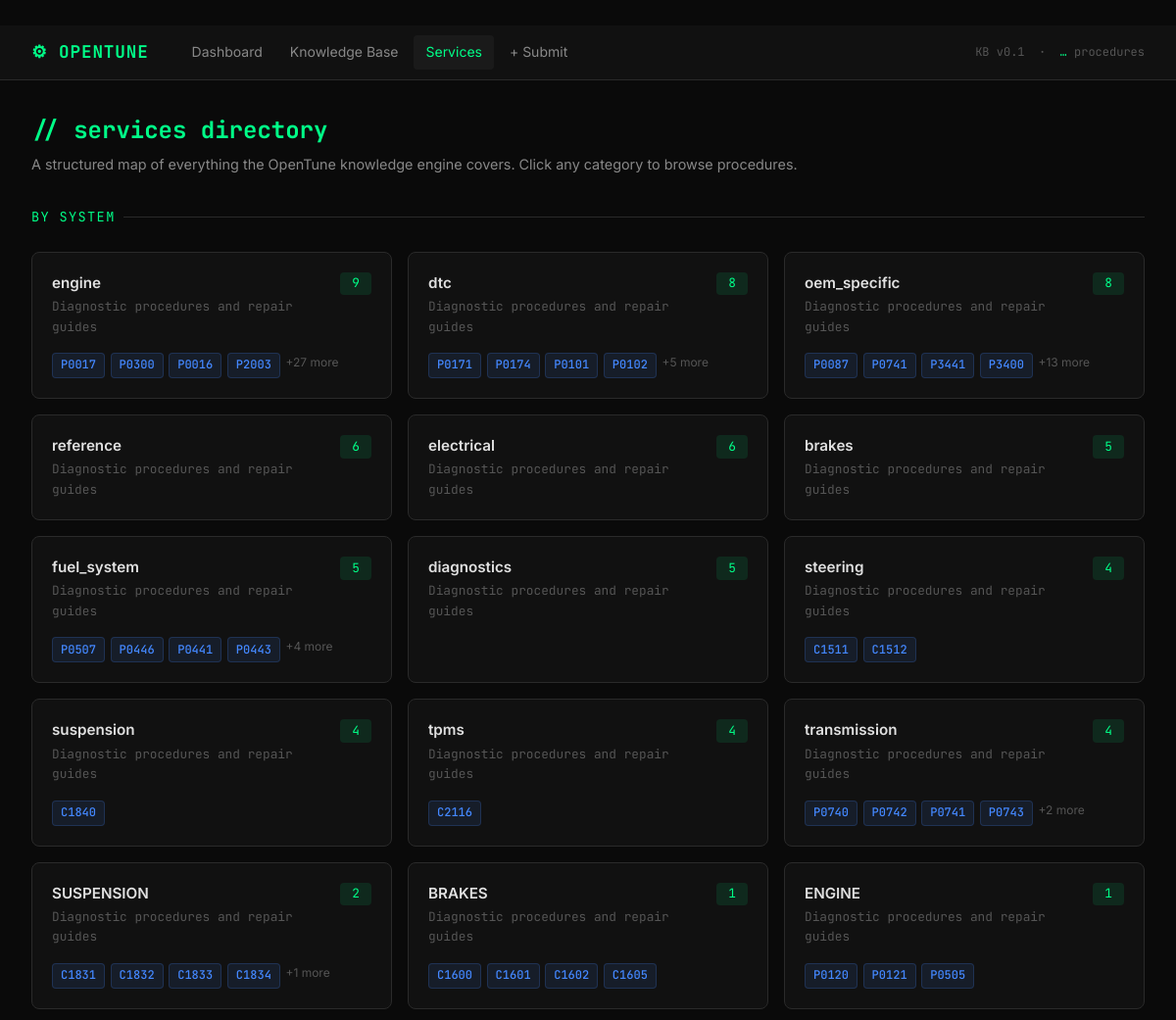
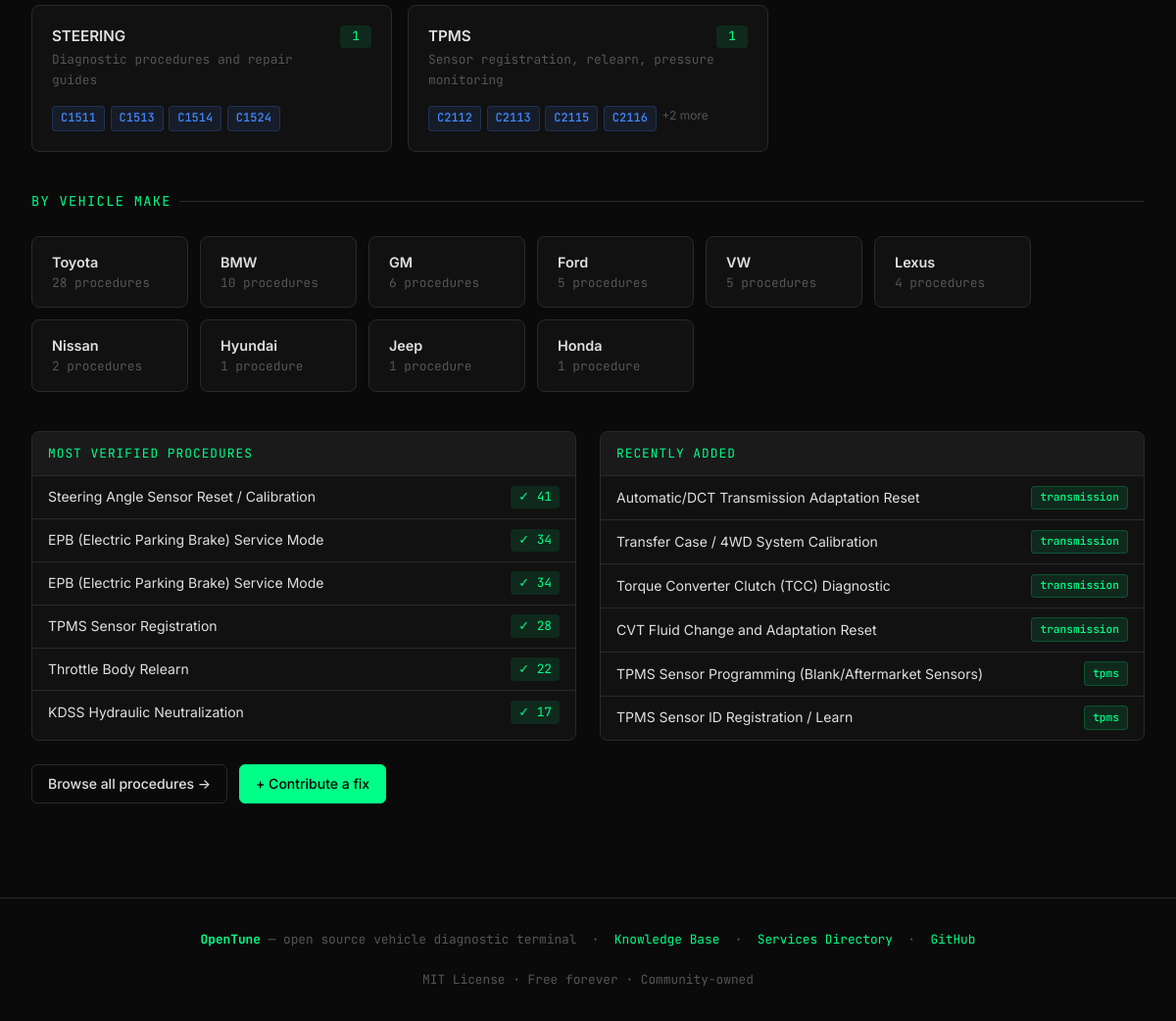
/services, run on the app's committed database (2 pictures, top to bottom).
### tables this page shows
CREATE TABLE procedures (
                id                TEXT PRIMARY KEY,
                title             TEXT,
                system            TEXT,
                make_family       TEXT,
                make              TEXT,
                model             TEXT,
                year_min          INTEGER,
                year_max          INTEGER,
                dtc_codes         TEXT DEFAULT '[]',
                symptoms          TEXT DEFAULT '[]',
                steps             TEXT DEFAULT '[]',
                outcome_summary   TEXT,
                verified_count    INTEGER DEFAULT 0,
                vehicles_confirmed TEXT DEFAULT '[]',
                confidence        REAL DEFAULT 0.0,
                contributor       TEXT DEFAULT 'opentune_seed',
                created_at        TEXT,
                updated_at        TEXT,
                embedding         BLOB
            );

### api/main.py (the view)
@app.get("/services", response_class=HTMLResponse)
def web_services(request: Request):
    procs = get_all_procedures()
    system_map: dict[str, list] = {}
    for p in procs:
        s = p.get("system") or "Other"
        system_map.setdefault(s, []).append(p)
    categories = []
    for sys_name, sys_procs in sorted(system_map.items(), key=lambda x: -len(x[1])):
        dtcs = []
        for p in sys_procs:
            codes = p.get("dtc_codes")
            if isinstance(codes, str):
                try: codes = json.loads(codes)
                except: codes = []
            dtcs.extend(codes or [])
        dtcs = list(dict.fromkeys(dtcs))
        categories.append({
            "system": sys_name,
            "count": len(sys_procs),
            "description": _SYSTEM_DESC.get(sys_name, "Diagnostic procedures and repair guides"),
            "dtcs": dtcs,
        })
    make_map: dict[str, int] = {}
    for p in procs:
        m = p.get("make") or ""
        if m:
            make_map[m] = make_map.get(m, 0) + 1
    makes = [{"make": k, "count": v} for k, v in sorted(make_map.items(), key=lambda x: -x[1])]
    top_verified = sorted(
        [_summary(p) for p in procs if (p.get("verified_count") or 0) > 0],
        key=lambda x: x.get("verified_count") or 0, reverse=True
    )[:6]
    recent = [_summary(p) for p in reversed(procs[-6:])]
    return _templates.TemplateResponse(request=request, name="services.html", context={
        "active": "services", "categories": categories, "makes": makes,
        "top_verified": top_verified, "recent": recent,
    })

### web/templates/services.html (shortened to what this page needs)
﻿{% extends "base.html" %}
{% block content %}
<div class="container">
  <div class="page-header">
    <h1>// services directory</h1>
    <p>A structured map of everything the OpenTune knowledge engine covers. Click any category to browse procedures.</p>
  </div>
  <div class="proc-section-title" style="margin-bottom:1.5rem;">By System</div>
  <div class="cards-grid" style="margin-bottom:2.5rem;">
    {% for cat in categories %}
    <a href="/browse?system={{ cat.system }}" class="proc-card" style="text-decoration:none;">
      <div style="display:flex; justify-content:space-between; align-items:flex-start;">
        <div>
          <div class="proc-card-title">{{ cat.system }}</div>
          <div style="font-size:0.8rem; color:var(--text-muted); margin-top:0.25rem; font-family:var(--font);">{{ cat.description }}</div>
        </div>
        <span class="top-list-count" style="min-width:32px; text-align:center;">{{ cat.count }}</span>
      </div>
      {% if cat.dtcs %}
      <div style="display:flex; flex-wrap:wrap; gap:0.35rem; margin-top:0.25rem;">
        {% for dtc in cat.dtcs[:4] %}
        <span class="tag tag-dtc">{{ dtc }}</span>
        {% endfor %}
        {% if cat.dtcs|length > 4 %}<span style="font-size:0.75rem;color:var(--text-muted);">+{{ cat.dtcs|length - 4 }} more</span>{% endif %}
      </div>
      {% endif %}
    </a>
    {% endfor %}
  </div>
  {% if makes %}
  <div class="proc-section-title" style="margin-bottom:1.5rem;">By Vehicle Make</div>
  <div style="display:flex; flex-wrap:wrap; gap:0.75rem; margin-bottom:2.5rem;">
    {% for item in makes %}
    <a href="/browse?make={{ item.make }}" class="proc-card" style="text-decoration:none; flex-direction:row; align-items:center; gap:1rem; padding:0.875rem 1.25rem; min-width:160px;">
      <div>
        <div style="font-weight:600; font-size:0.9rem;">{{ item.make or "Universal" }}</div>
        <div style="font-size:0.8rem; color:var(--text-muted); font-family:var(--font);">{{ item.count }} procedure{{ 's' if item.count != 1 else '' }}</div>
      </div>
    </a>
    {% endfor %}
  </div>
  {% endif %}
  <div class="grid-2">
    <div class="top-list">
      <div class="top-list-header">Most Verified Procedures</div>
      {% for proc in top_verified %}
      <a href="/procedure/{{ proc.id }}" class="top-list-item" style="text-decoration:none;color:inherit;">
        <span style="flex:1;overflow:hidden;text-overflow:ellipsis;white-space:nowrap;">{{ proc.title }}</span>
        <span class="top-list-count">✓ {{ proc.verified_count }}</span>
      </a>
      {% else %}
      <div class="top-list-item" style="color:var(--text-muted)">None verified yet</div>
      {% endfor %}
    </div>
    <div class="top-list">
      <div class="top-list-header">Recently Added</div>
      {% for proc in recent %}
      <a href="/procedure/{{ proc.id }}" class="top-list-item" style="text-decoration:none;color:inherit;">
        <span style="flex:1;overflow:hidden;text-overflow:ellipsis;white-space:nowrap;">{{ proc.title }}</span>
        {% if proc.system %}<span class="tag tag-system" style="font-size:0.7rem;">{{ proc.system }}</span>{% endif %}
      </a>
      {% else %}
      <div class="top-list-item" style="color:var(--text-muted)">No procedures yet</div>
      {% endfor %}
    </div>
  </div>
  <div style="margin-top:1.5rem; display:flex; gap:0.75rem;">
    <a href="/browse" class="btn btn-outline">Browse all procedures →</a>
    <a href="/submit" class="btn btn-primary">+ Contribute a fix</a>
  </div>
</div>
{% endblock %}

### web/static/style.css (style rules this page uses)
*, *::before, *::after { box-sizing: border-box; margin: 0; padding: 0; }
html { scroll-behavior: smooth; }
body { background: var(--bg); color: var(--text); font-family: var(--font-sans); min-height: 100vh; line-height: 1.6; }
.container { max-width: 1200px; margin: 0 auto; padding: 2rem; }
.page-header { margin-bottom: 2rem; }
.page-header h1 { font-family: var(--font); font-size: 1.5rem; font-weight: 700; color: var(--green); margin-bottom: 0.25rem; }
.page-header p { color: var(--text-dim); font-size: 0.9rem; }
.btn { display: inline-flex; align-items: center; gap: 0.4rem; padding: 0.5rem 1rem; border-radius: 6px; font-size: 0.875rem; font-weight: 500; cursor: pointer; text-decoration: none; border: 1px solid transparent; transition: all 0.15s; white-space: nowrap; }
.btn-primary { background: var(--green); color: #000; border-color: var(--green); }
.btn-outline { background: transparent; color: var(--text); border-color: var(--border); }
.cards-grid { display: grid; grid-template-columns: repeat(auto-fill, minmax(320px, 1fr)); gap: 1rem; }
.proc-card { background: var(--surface); border: 1px solid var(--border); border-radius: 8px; padding: 1.25rem; text-decoration: none; color: inherit; display: flex; flex-direction: column; gap: 0.75rem; transition: border-color 0.15s, transform 0.1s; cursor: pointer; }
.proc-card-title { font-size: 0.95rem; font-weight: 600; color: var(--text); line-height: 1.4; }
.tag { display: inline-block; padding: 0.15rem 0.5rem; border-radius: 4px; font-size: 0.75rem; font-family: var(--font); font-weight: 500; }
.tag-system { background: rgba(0,255,136,0.1); color: var(--green); border: 1px solid rgba(0,255,136,0.2); }
.tag-dtc { background: rgba(68,136,255,0.1); color: var(--blue); border: 1px solid rgba(68,136,255,0.2); }
.proc-section-title { font-family: var(--font); font-size: 0.85rem; color: var(--green); text-transform: uppercase; letter-spacing: 0.1em; margin-bottom: 1rem; display: flex; align-items: center; gap: 0.5rem; }
.proc-section-title::after { content: ''; flex: 1; height: 1px; background: var(--border); }
.top-list { background: var(--surface); border: 1px solid var(--border); border-radius: 8px; overflow: hidden; }
.top-list-header { padding: 0.75rem 1rem; font-family: var(--font); font-size: 0.8rem; color: var(--green); text-transform: uppercase; letter-spacing: 0.08em; border-bottom: 1px solid var(--border); background: var(--surface2); }
.top-list-item { display: flex; justify-content: space-between; align-items: center; padding: 0.6rem 1rem; font-size: 0.875rem; border-bottom: 1px solid var(--border); transition: background 0.1s; }
.top-list-item:last-child { border-bottom: none; }
.top-list-count { font-family: var(--font); font-size: 0.8rem; color: var(--green); background: rgba(0,255,136,0.1); padding: 0.1rem 0.5rem; border-radius: 4px; }
.grid-2 { display: grid; grid-template-columns: 1fr 1fr; gap: 1.5rem; }

### data on the page
procedures: system "engine", description "Diagnostic procedures and repair guides", count "9", 4 "P0017" "P0300" "P0016" "P2003", dtcs|length "27"
procedures: system "dtc", description "Diagnostic procedures and repair guides", count "8", 4 "P0171" "P0174" "P0101" "P0102", dtcs|length "5"
procedures: system "oem_specific", description "Diagnostic procedures and repair guides", count "8", 4 "P0087" "P0741" "P3441" "P3400", dtcs|length "13"
procedures: system "reference", description "Diagnostic procedures and repair guides", count "6"
procedures: system "electrical", description "Diagnostic procedures and repair guides", count "6"
procedures: system "brakes", description "Diagnostic procedures and repair guides", count "5", make "Toyota", count "28", count "s", title "EPB (Electric Parking Brake) Service Mode", verified_count "34"
procedures: system "fuel_system", description "Diagnostic procedures and repair guides", count "5", 4 "P0507" "P0446" "P0441" "P0443", dtcs|length "4", title "Throttle Body Relearn", verified_count "22"
procedures: system "diagnostics", description "Diagnostic procedures and repair guides", count "5"
procedures: system "steering", description "Diagnostic procedures and repair guides", count "4", 4 "C1511" "C1512", title "Steering Angle Sensor Reset / Calibration", verified_count "41"
procedures: system "suspension", description "Diagnostic procedures and repair guides", count "4", 4 "C1840", make "Lexus", count "s"
procedures: system "tpms", description "Diagnostic procedures and repair guides", count "4", 4 "C2116", title "TPMS Sensor Registration", verified_count "28"
procedures: system "transmission", description "Diagnostic procedures and repair guides", count "4", 4 "P0740" "P0742" "P0741" "P0743", dtcs|length "2", title "CVT Fluid Change and Adaptation Reset"
procedures: system "SUSPENSION", description "Diagnostic procedures and repair guides", count "2", 4 "C1831" "C1832" "C1833" "C1834", dtcs|length "1"
procedures: system "BRAKES", description "Diagnostic procedures and repair guides", count "1", 4 "C1600" "C1601" "C1602" "C1605"
procedures: system "ENGINE", description "Diagnostic procedures and repair guides", count "1", 4 "P0120" "P0121" "P0505"
procedures: system "STEERING", description "Diagnostic procedures and repair guides", count "1", 4 "C1511" "C1513" "C1514" "C1524"
procedures: system "TPMS", description "Sensor registration, relearn, pressure monitoring", count "1", 4 "C2112" "C2113" "C2115" "C2116", dtcs|length "2"
procedures: make "BMW", count "10", count "s"
procedures: make "GM", count "6", count "s"
procedures: make "Ford", count "5", count "s"
procedures: make "VW", count "5", count "s"
procedures: make "Nissan", count "2", count "s"
procedures: make "Hyundai", count "1"
procedures: make "Jeep", count "1"
procedures: make "Honda", count "1"
procedures: title "EPB (Electric Parking Brake) Service Mode", verified_count "34"
procedures: title "KDSS Hydraulic Neutralization", verified_count "17"
procedures: title "Automatic/DCT Transmission Adaptation Reset", system "transmission"
procedures: title "Transfer Case / 4WD System Calibration", system "transmission"
procedures: title "Torque Converter Clutch (TCC) Diagnostic", system "transmission"
procedures: title "TPMS Sensor Programming (Blank/Aftermarket Sensors)", system "tpms"
procedures: title "TPMS Sensor ID Registration / Learn", system "tpms"
